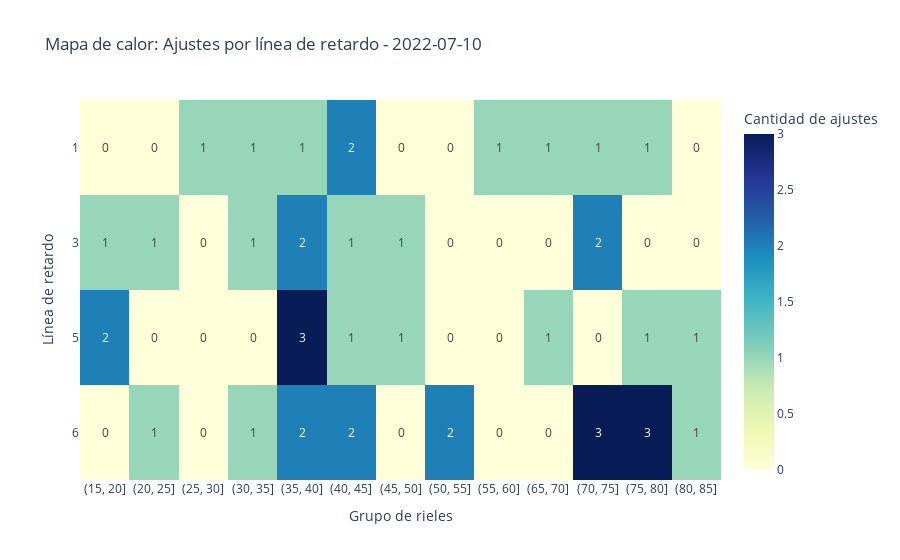
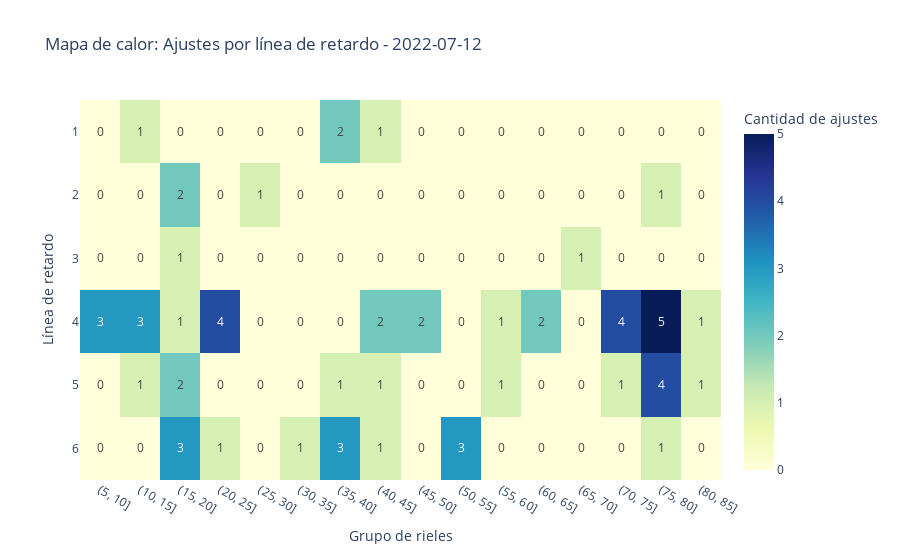
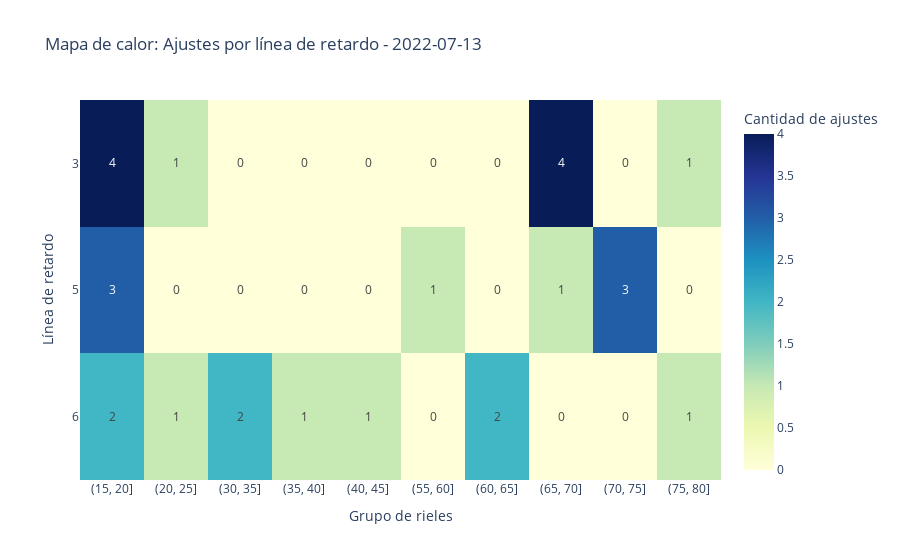
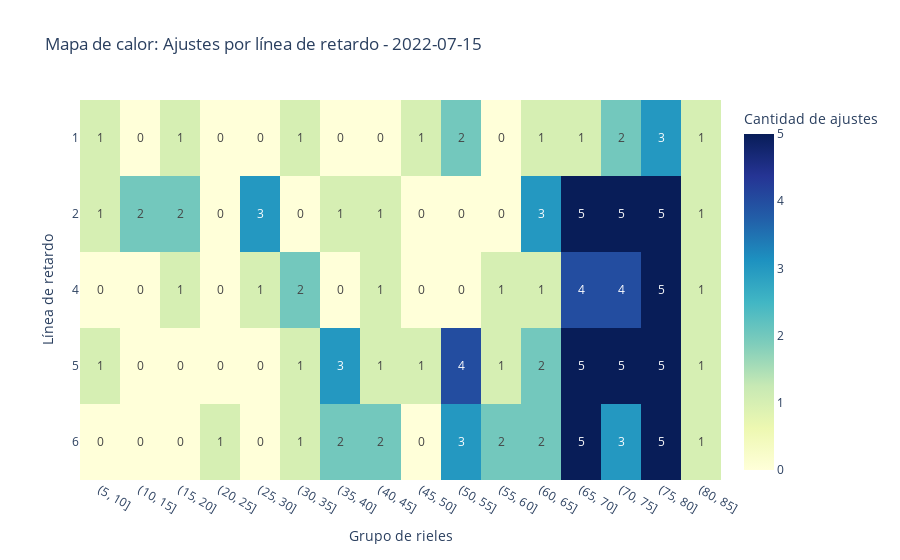

The notebook cell saved with these charts, in order:
### Markdown cell above
# Gráficos con plotly

### Code cell
# Heatmap 1 con plotly

import plotly.express as px
import pandas as pd

# Formato datetime asegurado
df_final["Timestamp"] = pd.to_datetime(df_final["Timestamp"])
df_final["Fecha"] = df_final["Timestamp"].dt.date

for fecha in sorted(df_final["Fecha"].unique()):
    df_dia = df_final[df_final["Fecha"] == fecha].copy()

    if df_dia["Rail number"].nunique() > 1:
        df_dia["rail_bin"] = pd.cut(df_dia["Rail number"], bins=range(0, df_dia["Rail number"].max() + 10, 5))
        tabla = pd.crosstab(df_dia["Delay line number"], df_dia["rail_bin"])

        fig = px.imshow(
            tabla.values,
            labels=dict(x="Grupo de rieles", y="Línea de retardo", color="Cantidad de ajustes"),
            x=[str(c) for c in tabla.columns],
            y=tabla.index,
            text_auto=True,
            color_continuous_scale="YlGnBu",
            aspect="auto",
            title=f"Mapa de calor: Ajustes por línea de retardo - {fecha}"
        )
        fig.update_layout(xaxis_title="Grupo de rieles", yaxis_title="Línea de retardo")
        fig.show()

### Figure 1 — Plotly figure (JSON) as saved in the notebook; plotly's stock layout.template omitted (floating-point values rounded to 4 significant figures)
{"data": [{"coloraxis": "coloraxis", "hovertemplate": "Grupo de rieles: %{x}<br>Línea de retardo: %{y}<br>Cantidad de ajustes: %{z}<extra></extra>", "name": "0", "texttemplate": "%{z}", "type": "heatmap", "x": ["(15, 20]", "(20, 25]", "(25, 30]", "(30, 35]", "(35, 40]", "(40, 45]", "(45, 50]", "(50, 55]", "(55, 60]", "(65, 70]", "(70, 75]", "(75, 80]", "(80, 85]"], "xaxis": "x", "y": ["1", "3", "5", "6"], "yaxis": "y", "z": [[0, 0, 1, 1, 1, 2, 0, 0, 1, 1, 1, 1, 0], [1, 1, 0, 1, 2, 1, 1, 0, 0, 0, 2, 0, 0], [2, 0, 0, 0, 3, 1, 1, 0, 0, 1, 0, 1, 1], [0, 1, 0, 1, 2, 2, 0, 2, 0, 0, 3, 3, 1]]}], "layout": {"coloraxis": {"colorbar": {"title": {"text": "Cantidad de ajustes"}}, "colorscale": [[0, "rgb(255,255,217)"], [0.125, "rgb(237,248,177)"], [0.25, "rgb(199,233,180)"], [0.375, "rgb(127,205,187)"], [0.5, "rgb(65,182,196)"], [0.625, "rgb(29,145,192)"], [0.75, "rgb(34,94,168)"], [0.875, "rgb(37,52,148)"], [1, "rgb(8,29,88)"]]}, "title": {"text": "Mapa de calor: Ajustes por línea de retardo - 2022-07-10"}, "xaxis": {"anchor": "y", "domain": [0, 1], "title": {"text": "Grupo de rieles"}}, "yaxis": {"anchor": "x", "autorange": "reversed", "domain": [0, 1], "title": {"text": "Línea de retardo"}}}}

### Figure 2 — Plotly figure (JSON) as saved in the notebook; plotly's stock layout.template omitted (floating-point values rounded to 4 significant figures)
{"data": [{"coloraxis": "coloraxis", "hovertemplate": "Grupo de rieles: %{x}<br>Línea de retardo: %{y}<br>Cantidad de ajustes: %{z}<extra></extra>", "name": "0", "texttemplate": "%{z}", "type": "heatmap", "x": ["(5, 10]", "(10, 15]", "(15, 20]", "(20, 25]", "(25, 30]", "(30, 35]", "(35, 40]", "(40, 45]", "(45, 50]", "(50, 55]", "(55, 60]", "(60, 65]", "(65, 70]", "(70, 75]", "(75, 80]", "(80, 85]"], "xaxis": "x", "y": ["1", "2", "3", "4", "5", "6"], "yaxis": "y", "z": [[0, 1, 0, 0, 0, 0, 2, 1, 0, 0, 0, 0, 0, 0, 0, 0], [0, 0, 2, 0, 1, 0, 0, 0, 0, 0, 0, 0, 0, 0, 1, 0], [0, 0, 1, 0, 0, 0, 0, 0, 0, 0, 0, 0, 1, 0, 0, 0], [3, 3, 1, 4, 0, 0, 0, 2, 2, 0, 1, 2, 0, 4, 5, 1], [0, 1, 2, 0, 0, 0, 1, 1, 0, 0, 1, 0, 0, 1, 4, 1], [0, 0, 3, 1, 0, 1, 3, 1, 0, 3, 0, 0, 0, 0, 1, 0]]}], "layout": {"coloraxis": {"colorbar": {"title": {"text": "Cantidad de ajustes"}}, "colorscale": [[0, "rgb(255,255,217)"], [0.125, "rgb(237,248,177)"], [0.25, "rgb(199,233,180)"], [0.375, "rgb(127,205,187)"], [0.5, "rgb(65,182,196)"], [0.625, "rgb(29,145,192)"], [0.75, "rgb(34,94,168)"], [0.875, "rgb(37,52,148)"], [1, "rgb(8,29,88)"]]}, "title": {"text": "Mapa de calor: Ajustes por línea de retardo - 2022-07-12"}, "xaxis": {"anchor": "y", "domain": [0, 1], "title": {"text": "Grupo de rieles"}}, "yaxis": {"anchor": "x", "autorange": "reversed", "domain": [0, 1], "title": {"text": "Línea de retardo"}}}}

### Figure 3 — Plotly figure (JSON) as saved in the notebook; plotly's stock layout.template omitted (floating-point values rounded to 4 significant figures)
{"data": [{"coloraxis": "coloraxis", "hovertemplate": "Grupo de rieles: %{x}<br>Línea de retardo: %{y}<br>Cantidad de ajustes: %{z}<extra></extra>", "name": "0", "texttemplate": "%{z}", "type": "heatmap", "x": ["(15, 20]", "(20, 25]", "(30, 35]", "(35, 40]", "(40, 45]", "(55, 60]", "(60, 65]", "(65, 70]", "(70, 75]", "(75, 80]"], "xaxis": "x", "y": ["3", "5", "6"], "yaxis": "y", "z": [[4, 1, 0, 0, 0, 0, 0, 4, 0, 1], [3, 0, 0, 0, 0, 1, 0, 1, 3, 0], [2, 1, 2, 1, 1, 0, 2, 0, 0, 1]]}], "layout": {"coloraxis": {"colorbar": {"title": {"text": "Cantidad de ajustes"}}, "colorscale": [[0, "rgb(255,255,217)"], [0.125, "rgb(237,248,177)"], [0.25, "rgb(199,233,180)"], [0.375, "rgb(127,205,187)"], [0.5, "rgb(65,182,196)"], [0.625, "rgb(29,145,192)"], [0.75, "rgb(34,94,168)"], [0.875, "rgb(37,52,148)"], [1, "rgb(8,29,88)"]]}, "title": {"text": "Mapa de calor: Ajustes por línea de retardo - 2022-07-13"}, "xaxis": {"anchor": "y", "domain": [0, 1], "title": {"text": "Grupo de rieles"}}, "yaxis": {"anchor": "x", "autorange": "reversed", "domain": [0, 1], "title": {"text": "Línea de retardo"}}}}

### Figure 4 — Plotly figure (JSON) as saved in the notebook; plotly's stock layout.template omitted (floating-point values rounded to 4 significant figures)
{"data": [{"coloraxis": "coloraxis", "hovertemplate": "Grupo de rieles: %{x}<br>Línea de retardo: %{y}<br>Cantidad de ajustes: %{z}<extra></extra>", "name": "0", "texttemplate": "%{z}", "type": "heatmap", "x": ["(5, 10]", "(10, 15]", "(15, 20]", "(20, 25]", "(25, 30]", "(30, 35]", "(35, 40]", "(40, 45]", "(45, 50]", "(50, 55]", "(55, 60]", "(60, 65]", "(65, 70]", "(70, 75]", "(75, 80]", "(80, 85]"], "xaxis": "x", "y": ["1", "2", "4", "5", "6"], "yaxis": "y", "z": [[1, 0, 1, 0, 0, 1, 0, 0, 1, 2, 0, 1, 1, 2, 3, 1], [1, 2, 2, 0, 3, 0, 1, 1, 0, 0, 0, 3, 5, 5, 5, 1], [0, 0, 1, 0, 1, 2, 0, 1, 0, 0, 1, 1, 4, 4, 5, 1], [1, 0, 0, 0, 0, 1, 3, 1, 1, 4, 1, 2, 5, 5, 5, 1], [0, 0, 0, 1, 0, 1, 2, 2, 0, 3, 2, 2, 5, 3, 5, 1]]}], "layout": {"coloraxis": {"colorbar": {"title": {"text": "Cantidad de ajustes"}}, "colorscale": [[0, "rgb(255,255,217)"], [0.125, "rgb(237,248,177)"], [0.25, "rgb(199,233,180)"], [0.375, "rgb(127,205,187)"], [0.5, "rgb(65,182,196)"], [0.625, "rgb(29,145,192)"], [0.75, "rgb(34,94,168)"], [0.875, "rgb(37,52,148)"], [1, "rgb(8,29,88)"]]}, "title": {"text": "Mapa de calor: Ajustes por línea de retardo - 2022-07-15"}, "xaxis": {"anchor": "y", "domain": [0, 1], "title": {"text": "Grupo de rieles"}}, "yaxis": {"anchor": "x", "autorange": "reversed", "domain": [0, 1], "title": {"text": "Línea de retardo"}}}}
